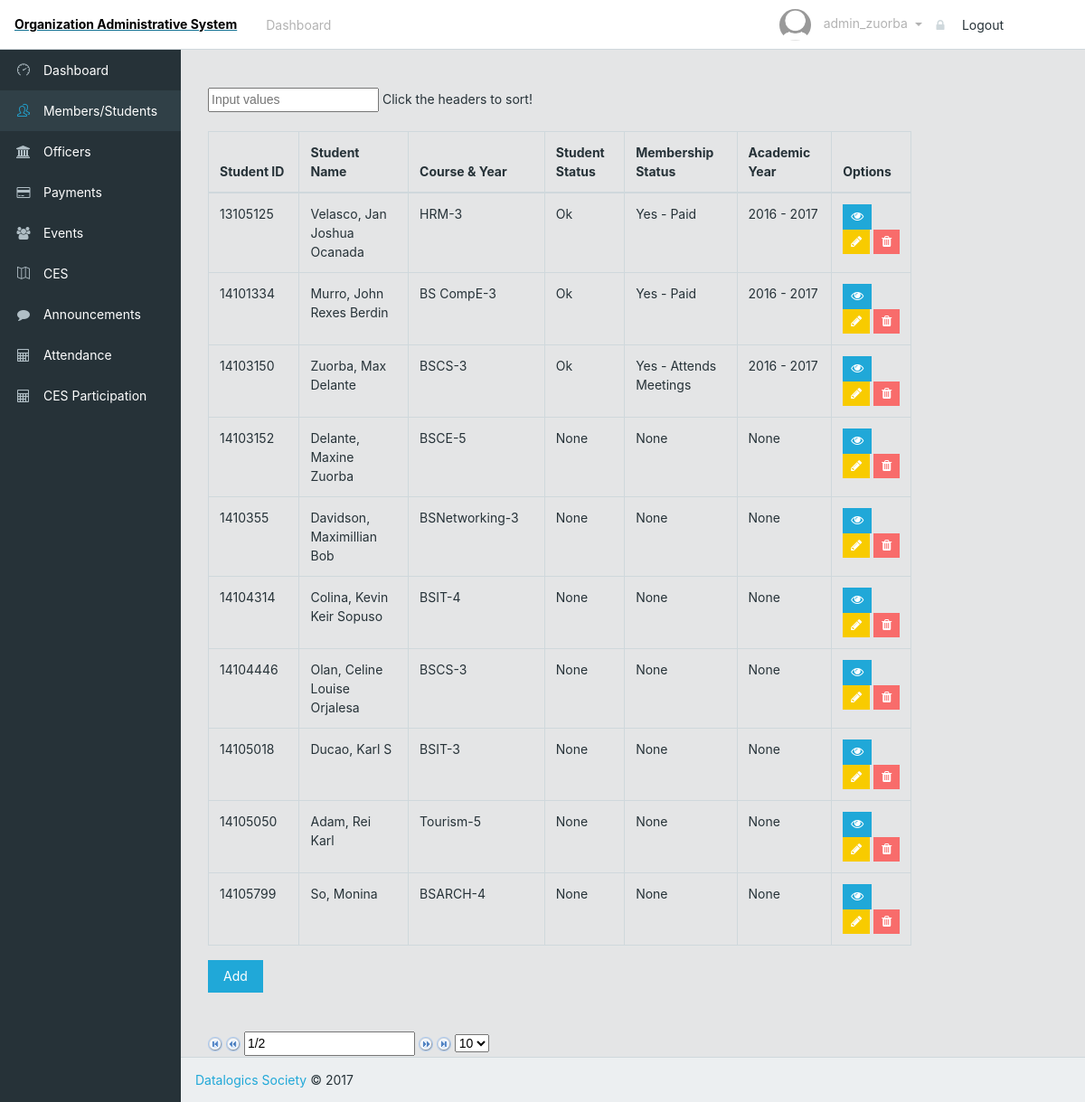
Page /adminStuds.php (signed in) on the committed database.
### tables this page shows
CREATE TABLE `student` (
  `student_id` varchar(16) NOT NULL,
  `first_name` varchar(64) NOT NULL,
  `middle_name` varchar(16) DEFAULT 'None',
  `last_name` varchar(32) NOT NULL,
  `program` varchar(32) NOT NULL,
  `standing_year` int(11) NOT NULL
);

CREATE TABLE `membership_status` (
  `student_id` varchar(16) NOT NULL,
  `student_status` enum('Ok','Blocked','Suspended') NOT NULL DEFAULT 'Ok',
  `school_year` varchar(16) NOT NULL,
  `membership_active` enum('Yes - Paid','No - Unpaid','Yes - Attends Meetings','No - Absent in Meetings') NOT NULL DEFAULT 'No - Unpaid'
);

### adminStuds.php (the view, shortened to what this page needs)
<?php
    include("sql_connect.php");
?>
<!DOCTYPE html>
<html lang="en">
<head>
    <link href="css/font-awesome.min.css" rel="stylesheet">
    <link href="css/simple-line-icons.css" rel="stylesheet">
    <link href="css/style.css" rel="stylesheet">
</head>
<body class="app header-fixed sidebar-fixed aside-menu-fixed aside-menu-hidden">
    <header class="app-header navbar">
        <a href="#"><span class = "top">Organization Administrative System</span></a>
        <ul class="nav navbar-nav hidden-md-down">
			<li class="nav-item px-1">
				<a class = "nav-link" href = "admin.php"> Dashboard </a>
			</li>
        </ul>
		<ul class="nav navbar-nav ml-auto">
                <span class = "nav-link dropdown-toggle" data-toggle="dropdown" role="button">
                    <img src="img/profile/default.png" class="img-avatar">
                    <span class="hidden-md-down">
						<?php
							echo "$_SESSION[username]";
						?>
					</span>
                </span>
                <li>
                    <a class="dropdown-item" href="logOut.php"><i class="fa fa-lock"></i> Logout</a>
                </li>
        </ul>
    </header>
    <div class="app-body">
        <?php require("sidebar.php");?>
        <main class="main">
            <br><br>
            <div class="container-fluid">
                <div class="animated fadeIn">
                    <div class="row">
                        <div class='col-sm-10 col-sm-offset-1'>
                            <input type="text" id="myInput" onkeyup="myFunction()" placeholder="Input values">
                            <span>Click the headers to sort!</span><br><br>
                            <table id = "myTable" class="tablesorter table table-bordered">
                                <thead>
                                <tr>
                                <th>Student ID</th>
                                <th>Student Name</th>
                                <th>Course & Year</th>
                                <th>Student Status</th>
                                <th>Membership Status</th>
                                <th>Academic Year</th>
                                <th>Options</th>
                                </tr>
                                </thead>
                                <tbody>
                                <?php
                                    $result = mysqli_query($mysqli, "SELECT * FROM STUDENT");
                                    while($row = mysqli_fetch_array($result)){
                                        $get = mysqli_query($mysqli, "SELECT * FROM MEMBERSHIP_STATUS WHERE STUDENT_ID = ".$row[0]);
                                        echo
                                            "<tr>
                                                <td>".$row[0]."</td>
                                                <td>".$row[3].", ".$row[1]." ".$row[2]."</td>
                                                <td>".$row[4]."-".$row[5]."</td>";
                                        if($val = mysqli_fetch_array($get)){
                                            echo
                                                "<td>".$val[1]."</td>
                                                    <td>".$val[3]."</td>
                                                    <td>".$val[2]."</td>";
                                        } else {
                                            echo
                                                "<td>None</td>
                                                    <td>None</td>
                                                    <td>None</td>";
                                        }
                                        echo
                                                    "<td>
                                                    <a href='view.php?eid=".$row[0]."'>
                                                    <button class='btn btn-sm btn-primary'>
                                                    <span class='fa fa-eye'>
                                                    </span>
                                                    </button>
                                                    </a>
                                                    <a href='editStudent.php?eid=".$row[0]."' class='edit'>
                                                    <button class='btn btn-sm btn-warning'>
                                                    <span class='fa fa-pencil'>
                                                    </span>
                                                    </button>
                                                    </a>
                                                    <a href='deleteStudent.php?eid=".$row[0]."' class='delete'>
                                                    <button class='btn btn-sm btn-danger'>
                                                    <span class='fa fa-trash'>
                                                    </span>
                                                    </button>
                                                    </a>
                                                </td>
                                            </tr>";
                                    }
                                ?>
                                </tbody>
                            </table>
                            <div id="pager" class="pager" style="top: 687px; position: absolute;">
                                <form>
                                    <img src="addons/pager/icons/first.png" class="first">
                                    <img src="addons/pager/icons/prev.png" class="prev">
                                    <input type="text" class="pagedisplay">
                                    <img src="addons/pager/icons/next.png" class="next">
                                    <img src="addons/pager/icons/last.png" class="last">
                                    <select class="pagesize">
                                        <option selected="selected" value="10">10</option>
                                    </select>
                                </form>
                            </div>
                            <a href="addStudent.php" class ="btn btn-primary" role="button">Add</a>
                        </div>
                    </div>
                </div>
            </div>
        </main>
    </div>
    <footer class="app-footer">
        <a href="#">Datalogics Society</a> © 2017
    </footer>
</body>
</html>

### adminStuds.php (style rules this page uses)
.top { display: block; padding: 16px; font-weight: bold; color: black; }

### rows in the picture
student: student_id "13105125", last_name "Velasco", first_name "Jan Joshua", middle_name "Ocanada", program "HRM", standing_year "3", membership_status.student_status "Ok", membership_status.membership_active "Yes - Paid", membership_status.school_year "2016 - 2017"
student: student_id "14101334", last_name "Murro", first_name "John Rexes", middle_name "Berdin", program "BS CompE", standing_year "3", membership_status.student_status "Ok", membership_status.membership_active "Yes - Paid", membership_status.school_year "2016 - 2017"
student: student_id "14103150", last_name "Zuorba", first_name "Max", middle_name "Delante", program "BSCS", standing_year "3", membership_status.student_status "Ok", membership_status.membership_active "Yes - Attends Meetings", membership_status.school_year "2016 - 2017"
student: student_id "14103152", last_name "Delante", first_name "Maxine", middle_name "Zuorba", program "BSCE", standing_year "5", shows "None"
student: student_id "1410355", last_name "Davidson", first_name "Maximillian", middle_name "Bob", program "BSNetworking", standing_year "3", shows "None"
student: student_id "14104314", last_name "Colina", first_name "Kevin Keir", middle_name "Sopuso", program "BSIT", standing_year "4", shows "None"
student: student_id "14104446", last_name "Olan", first_name "Celine Louise", middle_name "Orjalesa", program "BSCS", standing_year "3", shows "None"
student: student_id "14105018", last_name "Ducao", first_name "Karl", middle_name "S", program "BSIT", standing_year "3", shows "None"
student: student_id "14105050", last_name "Adam", first_name "Rei", middle_name "Karl", program "Tourism", standing_year "5", shows "None"
student: student_id "14105799", last_name "So", first_name "Monina", program "BSARCH", standing_year "4", shows "None"

### other values in the picture
$_SESSION[username] "admin_zuorba"
